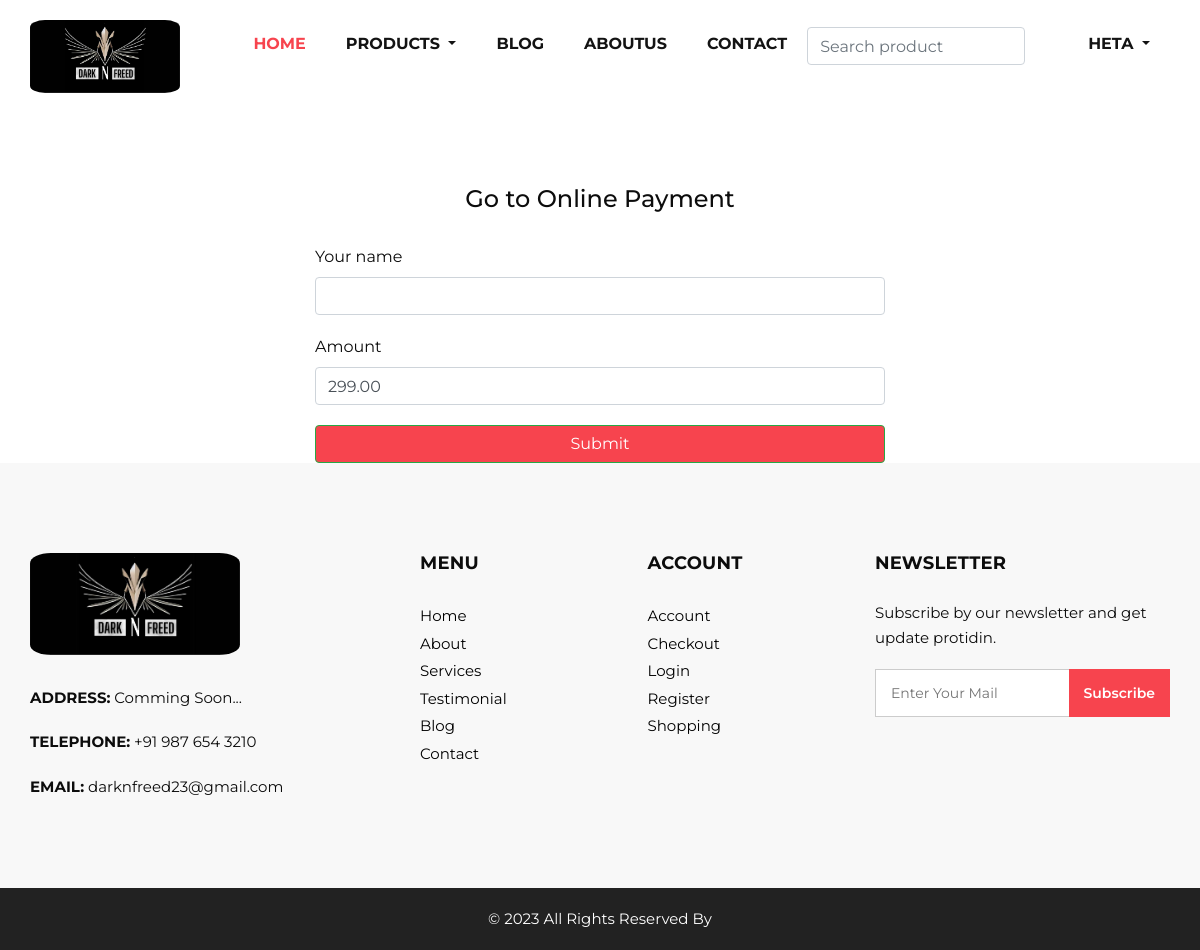
The page /home/ (signed in) on the database as committed earlier.
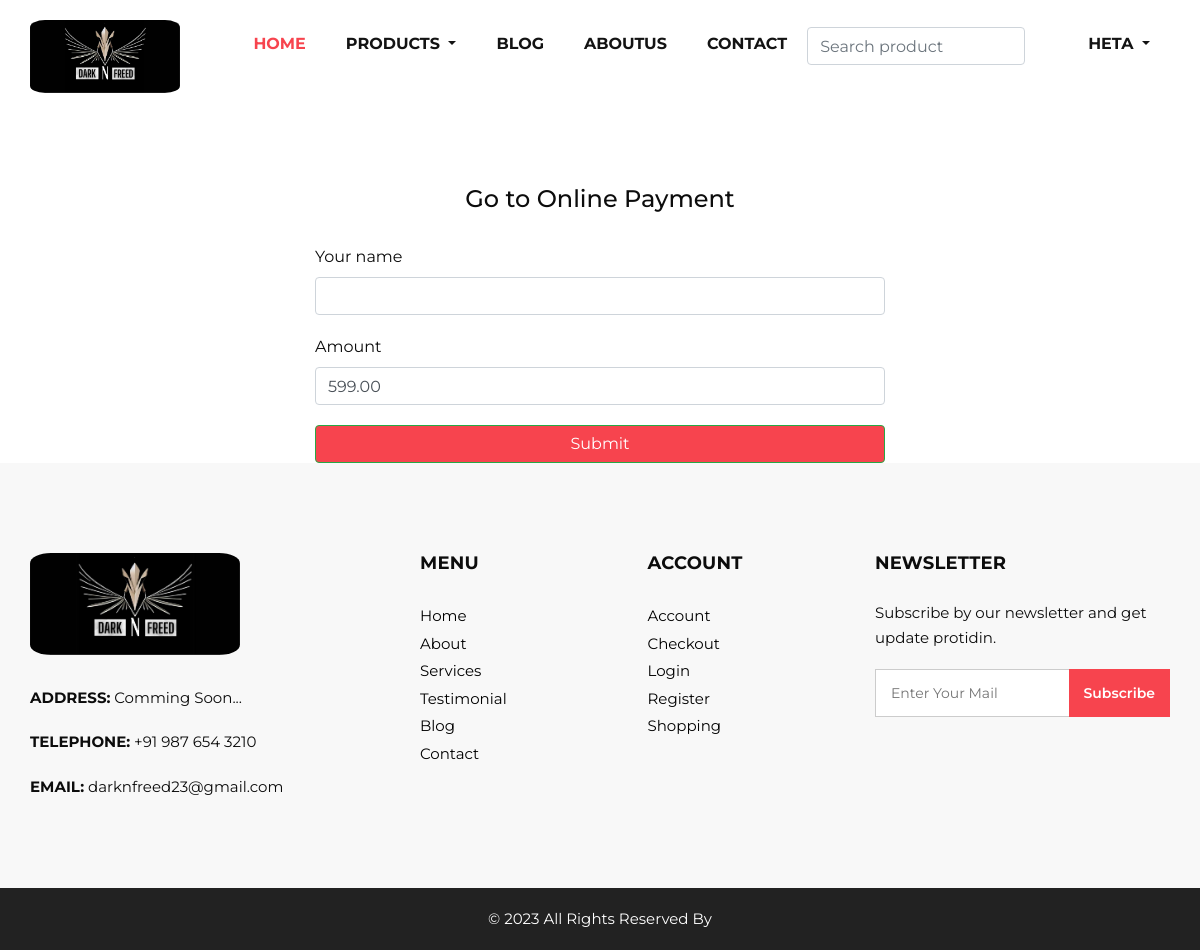
The same page on the database as committed later.
### product/models.py (models this page shows, shortened)
class OrderItem(models.Model):
    order = models.ForeignKey(Order, related_name='items', on_delete=models.CASCADE)
    item = models.ForeignKey(ProductItem, related_name='order_items', on_delete=models.CASCADE)
    price = models.DecimalField(max_digits=10, decimal_places=2)
    quantity = models.PositiveIntegerField(default=1)
    def get_cost(self):
        return self.price * self.quantity

### PayOnline/views.py (the view, shortened to what this page needs)
# urls.py: 2. Add a URL to urlpatterns:  path('', views.home, name='home')
def home(request):
    order_item = OrderItem.objects.last()
    log_user = CustomUser.objects.get(pk = request.user.id)
    context = {
        'order_item' : order_item,
        'detail': log_user,
     }
    return render(request, 'PayOnline/index.html',context)

### templates/PayOnline/index.html (shortened to what this page needs)
{% extends "core/hf.html"  %}
{% load static %}
{% block body %}
{% if not payment %}
<div id="app">
<div class="col-6 pt-5  mx-auto ">
<div class="text-center">
<br>
<h4>Go to Online Payment</h4>
</div>
    <form action="{% url 'donate:home' %}" class="m " method="post" target="_blank" >
        <div class="form-group pt-4 ">
            <label for="exampleInputEmail1">Your name</label>
            <input  v-model="name" name="name" type="text" class="form-control"
             id="exampleInputEmail1" aria-describedby="emailHelp">
          </div>
        <div class="form-group">
          <label for="exampleInputPassword1">Amount</label>
          <input type="number"  class="form-control" name="amount"
           id="exampleInputPassword1" value="{{ order_item.get_cost }}">
        </div>
        <button class="btn btn-success btn-block" style="background-color: #f7444e;" type="submit">Submit</button>
        </form>
{% endif %}
        </div>
</div>
{% endblock %}

Rows that differ between the two databases and show on the page:
no longer on this page (row unchanged): OrderItem: amount "299.00"
added OrderItem: amount "599.00"
